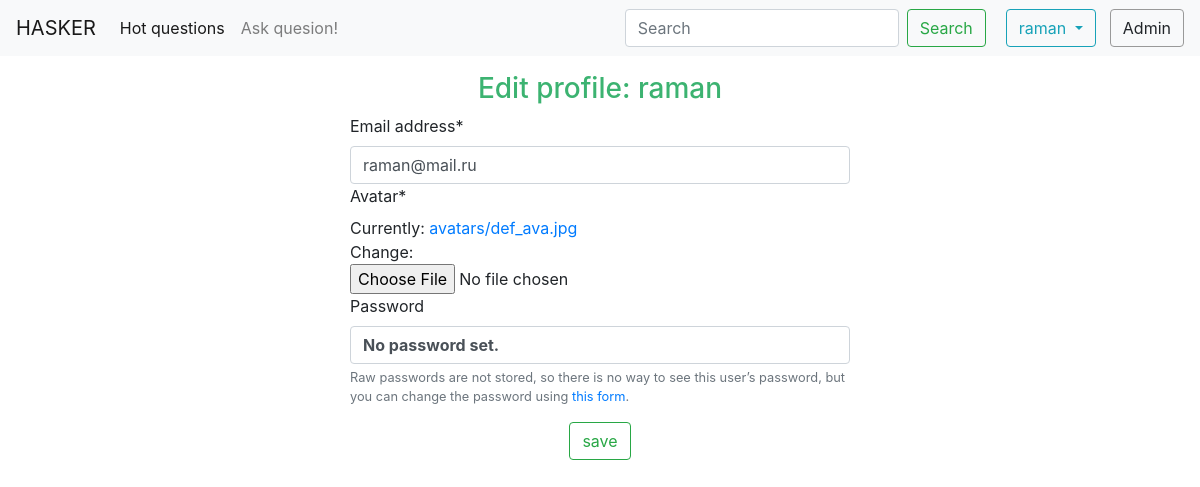
The page /hasker/auth/profile/update/ (signed in) on the database as committed earlier.
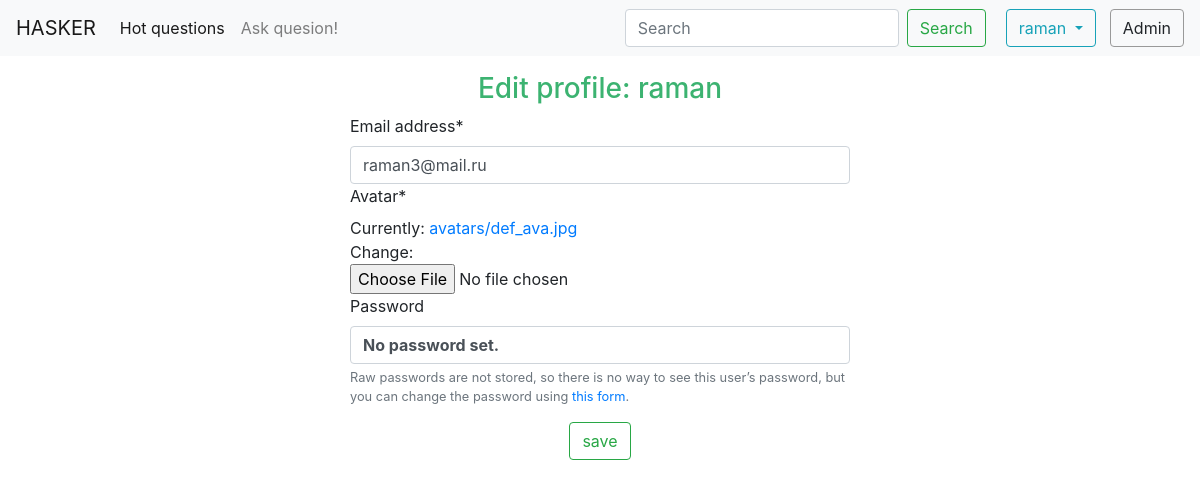
The same page on the database as committed later.
### authorization/models.py (models this page shows, shortened)
class Person(AbstractUser):
    class Meta:
        verbose_name = 'Person'
    email = models.EmailField(max_length=254, unique=True, verbose_name='email address')
    avatar = models.ImageField(upload_to='avatars/', default='avatars/def_ava.jpg')

### authorization/views.py (the view, shortened to what this page needs)
# urls.py: path('profile/update/', UpdateProfile.as_view(), name='update_profile'),
class UpdateProfile(View):
    def get(self, request):
        person = Person.objects.get(username=request.user.username)
        bound_form = PersonProfile(instance=person)
        return render(request, 'authorization/profile_update_form.html', {'form': bound_form, 'person': person})

### authorization/forms.py
class PersonProfile(UserChangeForm):
    class Meta:
        model = Person
        fields = ('email', 'avatar')

### authorization/templates/authorization/profile_update_form.html (shortened to what this page needs)
{% extends 'authorization/base_auth.html' %}
{% load crispy_forms_tags %}
{% block content %}
    <h3 style="text-align: center; color: MediumSeaGreen; margin-top: 16px;">Edit profile: {{ person.username }}</h3>
    <form action="{% url 'update_profile' %}" enctype="multipart/form-data" method="post">
        {{ form|crispy }}
        <div class="col text-center" id="row1">
            <input type ="submit" class="btn btn-outline-success" id="btn1" value ="save"/>
        </div>
    </form>
{% endblock %}

### authorization/templates/authorization/base_auth.html (shortened to what this page needs)
{% extends 'global_template.html' %}
{% block authorization %}
    {% if request.user.is_authenticated %}
        <div class="dropdown">
            <button class="btn btn-outline-info dropdown-toggle" type="button" id="dropdownMenuButton" data-toggle="dropdown" aria-haspopup="true" aria-expanded="false">
                {{ request.user.username }}
            </button>
        </div>
    {% endif %}
{% endblock %}

Rows that differ between the two databases and show on the page:
changed Person "raman": email "raman@mail.ru" → "raman3@mail.ru"
